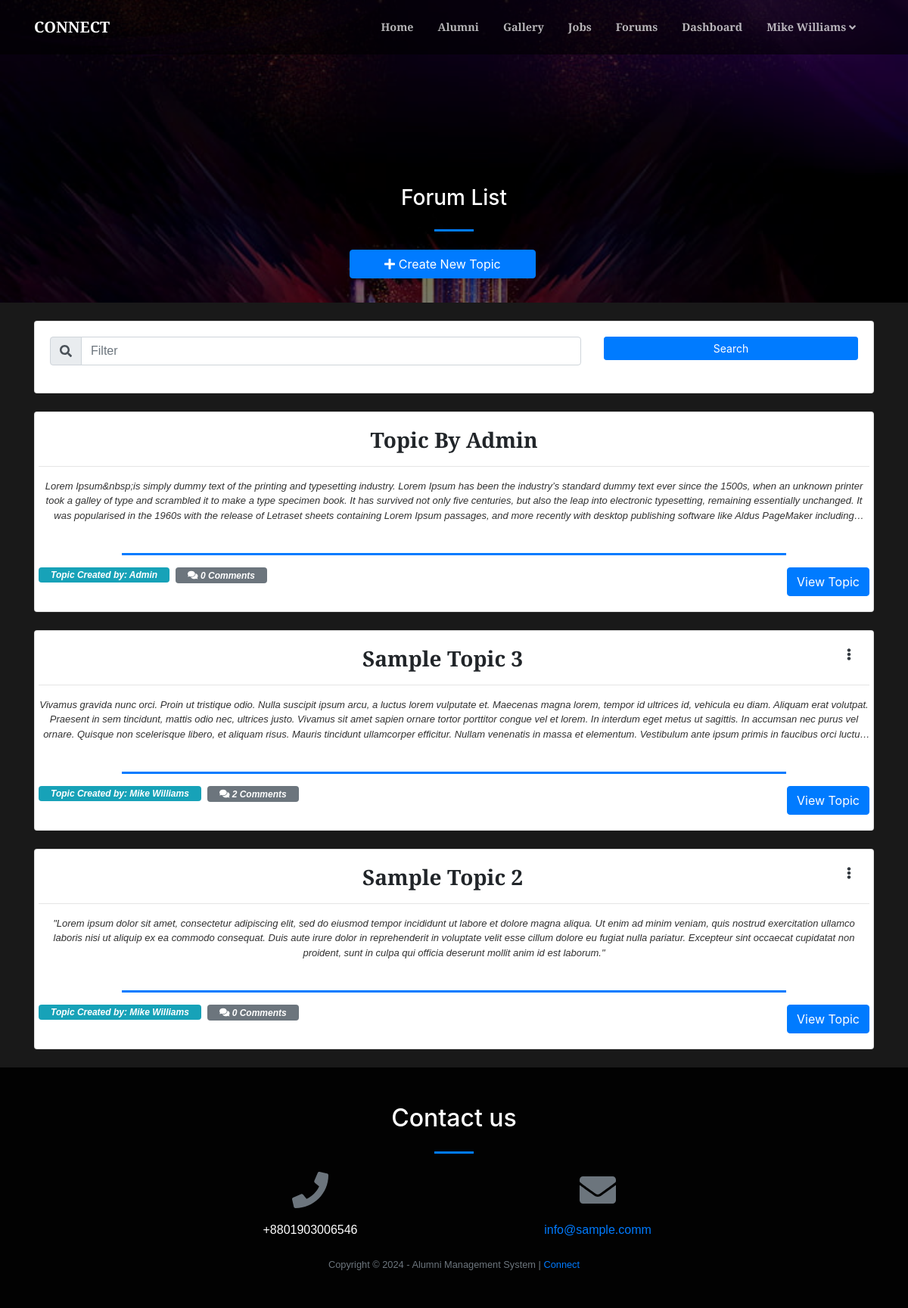
The page /index.php?page=forum (signed in) on the database its author committed.
### tables this page shows
CREATE TABLE `forum_topics` (
  `id` int(30) NOT NULL,
  `title` varchar(250) NOT NULL,
  `description` text NOT NULL,
  `user_id` int(30) NOT NULL,
  `date_created` datetime NOT NULL DEFAULT current_timestamp()
);

CREATE TABLE `users` (
  `id` int(30) NOT NULL,
  `name` text NOT NULL,
  `username` varchar(200) NOT NULL,
  `password` text NOT NULL,
  `type` tinyint(1) NOT NULL DEFAULT 3 COMMENT '1=Admin,2=Alumni officer, 3= alumnus',
  `auto_generated_pass` text NOT NULL,
  `alumnus_id` int(30) NOT NULL
);

### forum.php (the view, shortened to what this page needs)
<?php
include 'admin/db_connect.php';
?>
<header class="masthead">
    <div class="container-fluid h-100">
        <div class="row h-100 align-items-center justify-content-center text-center">
            <div class="col-lg-8 align-self-end mb-4 page-title">
                <h3 class="text-white">Forum List</h3>
                <hr class="divider my-4" />
            <div class="row col-md-12 mb-2 justify-content-center">
                    <button class="btn btn-primary btn-block col-sm-4" type="button" id="new_forum"><i class="fa fa-plus"></i> Create New Topic</button>
            </div>
            </div>
        </div>
    </div>
</header>
<div class="container mt-3 pt-2">
    <div class="card mb-4">
        <div class="card-body">
            <div class="row">
                <div class="col-md-8">
                    <div class="input-group mb-3">
                      <div class="input-group-prepend">
                        <span class="input-group-text" id="filter-field"><i class="fa fa-search"></i></span>
                      </div>
                      <input type="text" class="form-control" id="filter" placeholder="Filter" aria-label="Filter" aria-describedby="filter-field">
                    </div>
                </div>
                <div class="col-md-4">
                    <button class="btn btn-primary btn-block btn-sm" id="search">Search</button>
                </div>
            </div>
        </div>
    </div>
   <?php
    $event = $conn->query("SELECT f.*,u.name from forum_topics f inner join users u on u.id = f.user_id order by f.id desc");
    while($row = $event->fetch_assoc()):
        $trans = get_html_translation_table(HTML_ENTITIES,ENT_QUOTES);
        unset($trans["\""], $trans["<"], $trans[">"], $trans["<h2"]);
        $desc = strtr(html_entity_decode($row['description']),$trans);
        $desc=str_replace(array("<li>","</li>"), array("",","), $desc);
        $count_comments = $conn->query("SELECT * FROM forum_comments where topic_id = ".$row['id'])->num_rows;
    ?>
    <div class="card Forum-list" data-id="<?php echo $row['id'] ?>">
        <div class="card-body">
            <div class="row  align-items-center justify-content-center text-center h-100">
                <div class="">
                    <?php if($_SESSION['login_id'] == $row['user_id']): ?>
                    <div class="dropdown float-right mr-4">
                      <a class="text-dark" href="javascript:void(0)" id="dropdownMenuButton" data-toggle="dropdown" aria-haspopup="true" aria-expanded="false">
                        <span class="fa fa-ellipsis-v"></span>
                      </a>
                    </div>
                    <?php endif; ?>
                    <h3><b class="filter-txt"><?php echo ucwords($row['title']) ?></b></h3>
                    <hr>
                    <larger class="truncate filter-txt"><?php echo strip_tags($desc) ?></larger>
                    <br>
                    <hr class="divider"  style="max-width: calc(80%)">
                    <span class="badge badge-info float-left px-3 pt-1 pb-1">
                        <b><i>Topic Created by: <span class="filter-txt"><?php echo $row['name'] ?></span></i></b>
                    </span>
                     <span class="badge badge-secondary float-left px-3 pt-1 pb-1 ml-2">
                        <b><i class="fa fa-comments"></i> <i><?php echo $count_comments ?> Comments</i></b>
                    </span>
                    <button class="btn btn-primary float-right view_topic" data-id="<?php echo $row['id'] ?>">View Topic</button>
                </div>
            </div>
        </div>
    </div>
    <br>
    <?php endwhile; ?>
</div>

### forum.php (style rules this page uses)
header.masthead,header.masthead:before { min-height: 50vh !important; height: 50vh !important }
.masthead { min-height: 23vh !important; height: 23vh !important; }
.masthead:before { min-height: 23vh !important; height: 23vh !important; }

### rows shown on the page
forum_topics: title "Topic By Admin", description "Lorem Ipsum&nbsp;is simply dummy text of the printing and typesetting industry. Lorem Ipsum has been the industry’s standard dummy text ever since the 1500s, when an unknown printer took a galley of type and scrambled it to make a type specimen book. It has survived not only five centuries, but also the leap into electronic typesetting, remaining essentially unchanged. It was popularised in the 1960s with the release of Letraset sheets containing Lorem Ipsum passages, and more recently with desktop publishing software like Aldus PageMaker…", user.name "Admin", count_comments "0"
forum_topics: title "Sample Topic 3", description "Vivamus gravida nunc orci. Proin ut tristique odio. Nulla suscipit ipsum arcu, a luctus lorem vulputate et. Maecenas magna lorem, tempor id ultrices id, vehicula eu diam. Aliquam erat volutpat. Praesent in sem tincidunt, mattis odio nec, ultrices justo. Vivamus sit amet sapien ornare tortor porttitor congue vel et lorem. In interdum eget metus ut sagittis. In accumsan nec purus vel ornare. Quisque non scelerisque libero, et aliquam risus. Mauris tincidunt ullamcorper efficitur. Nullam venenatis in massa et elementum. Vestibulum ante ipsum primis in faucibus orci…", user.name "Mike Williams", count_comments "2"
forum_topics: title "Sample Topic 2", description "\"Lorem ipsum dolor sit amet, consectetur adipiscing elit, sed do eiusmod tempor incididunt ut labore et dolore magna aliqua. Ut enim ad minim veniam, quis nostrud exercitation ullamco laboris nisi ut aliquip ex ea commodo consequat. Duis aute irure dolor in reprehenderit in voluptate velit esse cillum dolore eu fugiat nulla pariatur. Excepteur sint occaecat cupidatat non proident, sunt in culpa qui officia deserunt mollit anim id est laborum.\"", user.name "Mike Williams", count_comments "0"

### other values the page prints
$_SESSION['login_name'] "Mike Williams"
$_SESSION['system']['email'] "info@sample.comm"
$_SESSION['system']['name'] "Alumni Management System"
